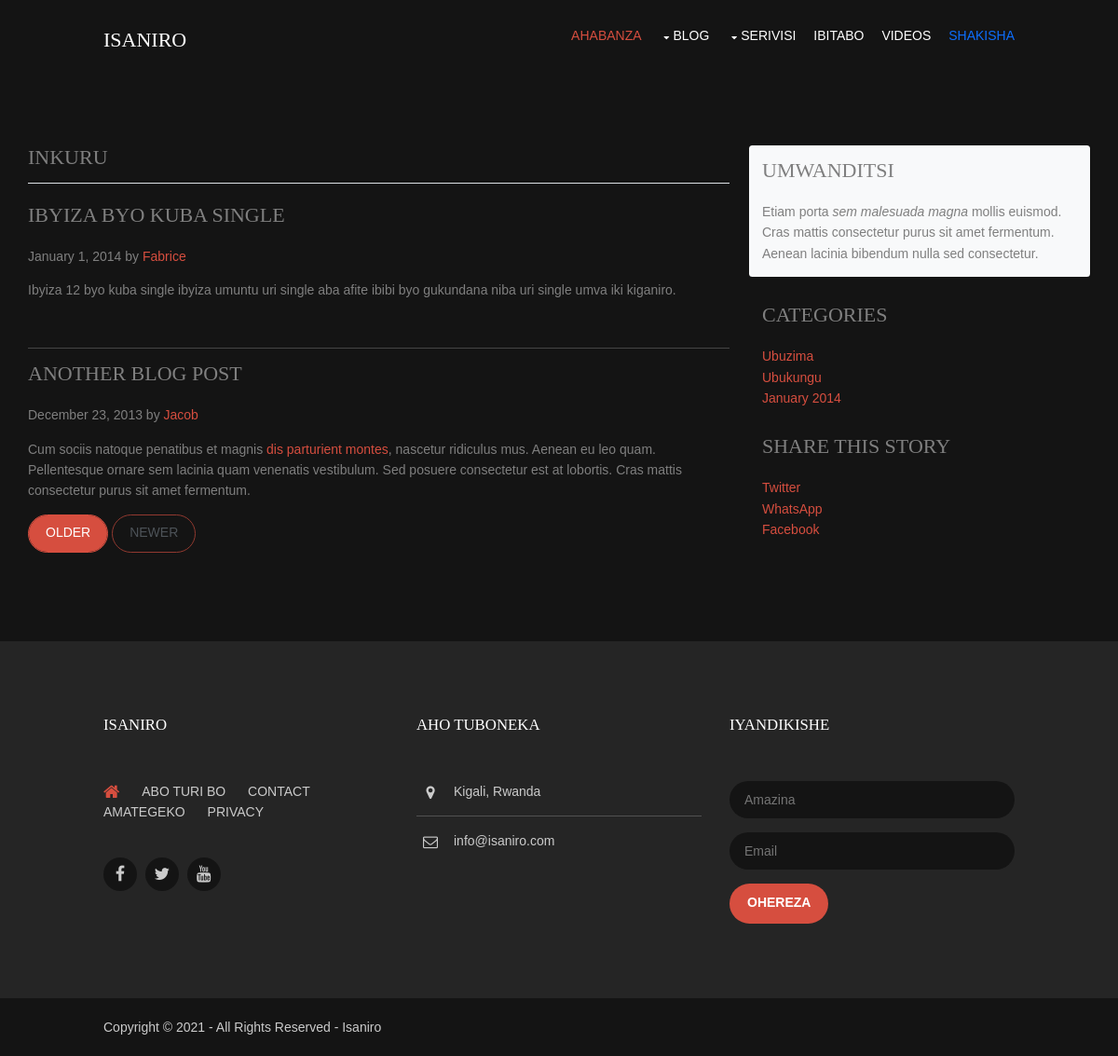
The page /blog/1/ibyiza-byo-kuba-single/ on the database its author committed.
### blog/models.py (models this page shows, shortened)
class Post(models.Model):
    author = models.ForeignKey(
        User, blank=True, null=True, on_delete=models.SET_NULL, related_name='posts')
    title = models.CharField(max_length=255, blank=False, null=False)
    slug = AutoSlugField(_('slug'), populate_from='title',
                         unique=True, primary_key=False)
    category = models.ForeignKey(
        Category, blank=True, null=True, on_delete=models.SET_NULL, related_name='posts')
    content = RichTextUploadingField(_('content'), blank=True, null=True)
    summary = models.TextField(blank=True, null=True)
    published = models.BooleanField(default=False)
    created_on = models.DateTimeField(auto_now_add=True)
    modified = models.DateTimeField(auto_now=True)
    published_date = models.DateField(
        auto_now_add=False, blank=True, null=True)
    tags = models.ManyToManyField(
        Tag, blank=True, related_name="posts")
    thumbnail = models.ImageField(
        upload_to='blog', blank=True, null=True, default='/blog/default.jpg')
    visits = models.PositiveIntegerField(default=1)
    thumbnail_image = models.ImageField(
        upload_to='blog/thumnails', blank=True, null=True, default='/blog/default_thumb.jpg')

class Category(models.Model):
    title = models.CharField(max_length=255, blank=False)
    slug = AutoSlugField(populate_from='title',
                         unique=False, primary_key=False)
    def __str__(self):
        return self.title

### user/models.py (models this page shows, shortened)
class User(AbstractBaseUser, PermissionsMixin):
    email = models.EmailField(
        verbose_name=_('email address'), max_length=255, unique=True
    )
    first_name = models.CharField(_('first name'), max_length=30, blank=True)
    last_name = models.CharField(_('last name'), max_length=150, blank=True)
    is_active = models.BooleanField(
        _('active'),
        default=True,
        help_text=_(
            'Designates whether this user should be treated as active. '
            'Unselect this instead of deleting accounts.'
        ),
    )
    is_staff = models.BooleanField(
        _('staff status'),
        default=False,
        help_text=_(
            'Designates whether the user can log into this admin site.'
        ),
    )
    date_joined = models.DateTimeField(
        _('date joined'), default=timezone.now
    )
    objects = UserManager()
    USERNAME_FIELD = 'email'
    REQUIRED_FIELDS = ['first_name', 'last_name']
    class Meta:
        db_table = 'auth_user'
        verbose_name = _('user')
        verbose_name_plural = _('users')

### blog/views.py (the view, shortened to what this page needs)
# urls.py: path('<pk>/<title>/', views.post_view, name='blog-detail'),
def post_view(request, pk, title):
    post = get_object_or_404(Post, pk=pk)
    categories = Category.objects.all()
    tags = Tag.objects.all()
    posts = Post.objects.filter(published=True, category=post.category)
    context = {
        'form': CommentForm(),
        'post': post,
        'categories': categories,
        'tags': tags,
        'posts': posts
    }
    return render(request, 'pages/blog_details.html', context)

### blog/forms.py
class CommentForm(forms.ModelForm):
    class Meta:
        model = Comment
        fields = ['name', 'email', 'body']
        widgets = {
            'body': forms.Textarea()
        }

### templates/pages/blog_details.html
{% extends 'layout/base.html' %}
{% load static %}
{% load humanize%}
{% block content %}
<div>
  <main role="main" class="container clear">
    <div class="row">
      <div class="col-md-8 blog-main">
        <h3 class="pb-3 mb-4 font-italic border-bottom">
          {{post.category}}
        </h3>
        <div class="blog-post">
          <h2 class="blog-post-title">{{post.title|title}}</h2>
          <p class="blog-post-meta">January 1, 2014 by <a href="#">{{post.author.first_name}}</a></p>
          {{post.content|safe}}
        </div>
        <br>
        <hr>
        <div class="blog-post">
          <h2 class="blog-post-title">Another blog post</h2>
          <p class="blog-post-meta">December 23, 2013 by <a href="#">Jacob</a></p>
          <p>Cum sociis natoque penatibus et magnis <a href="#">dis parturient montes</a>, nascetur ridiculus mus.
            Aenean
            eu leo quam. Pellentesque ornare sem lacinia quam venenatis vestibulum. Sed posuere consectetur est at
            lobortis. Cras mattis consectetur purus sit amet fermentum.</p>
        </div>
        <nav class="blog-pagination">
          <a class="btn btn-outline-primary" href="#">Older</a>
          <a class="btn btn-outline-secondary disabled" href="#">Newer</a>
        </nav>
      </div>
      <aside class="col-md-4 blog-sidebar">
        <div class="p-3 mb-3 bg-light rounded">
          <h4 class="font-italic">Umwanditsi</h4>
          <p class="mb-0">Etiam porta <em>sem malesuada magna</em> mollis euismod. Cras mattis consectetur purus sit
            amet
            fermentum. Aenean lacinia bibendum nulla sed consectetur.</p>
        </div>
        <div class="p-3">
          <h4 class="font-italic">Categories</h4>
          <ol class="list-unstyled mb-0">
            <li><a href="#">Ubuzima</a></li>
            <li><a href="#">Ubukungu</a></li>
            <li><a href="#">January 2014</a></li>
          </ol>
        </div>
        <div class="p-3">
          <h4 class="font-italic">Share this story</h4>
          <ol class="list-unstyled">
            <li><a href="#">Twitter</a></li>
            <li><a href="#">WhatsApp</a></li>
            <li><a href="#">Facebook</a></li>
          </ol>
        </div>
      </aside>
    </div>
  </main>
  {% endblock content %}

### static/styles/layout.css (style rules this page uses)
.container { padding: 80px 0; }
*, *::before, *::after { transition: all .3s ease-in-out; }
body { color: #7F7F7F; background-color: #141414; }
a { color: #D64E3F; }
hr, .borderedbox { border-color: #D7D7D7; }
.btn, .btn.inverse:hover, a .icon.fa, a.inverse:hover .icon.fa { color: #FFFFFF; background-color: #D64E3F; border-color: #D64E3F; }

### static/styles/framework.css (style rules this page uses)
html { overflow-y:scroll; overflow-x:hidden; }
html, body { margin:0; padding:0; font-size:14px; line-height:1.6em; }
*, *::before, *::after { box-sizing:border-box; }
.circle, .btn, .icon.fa, #backtotop { border-radius:50%; background-clip:padding-box; }
.btn { display:inline-block; padding:8px 18px 10px; text-transform:uppercase; border:1px solid; border-radius:22px; }
.clear, .group { display:block; }
.clear::before, .clear::after, .group::before, .group::after { display:table; content:""; }
.clear, .clear::after, .group, .group::after { clear:both; }
a { outline:none; text-decoration:none; }
body, input, textarea, select { font-family:Verdana, Geneva, sans-serif; }
h1, h2, h3, h4, h5, h6, .heading { font-family:Georgia, "Times New Roman", Times, serif; }
h1, h2, h3, h4, h5, h6, .heading { margin:0 0 20px 0; font-size:22px; line-height:normal; font-weight:normal; text-transform:uppercase; }
hr { display:block; width:100%; height:1px; border:solid; border-width:1px 0 0 0; }
address, article, aside, figcaption, figure, footer, header, main, nav, section { display:block; margin:0; padding:0; }

### rows shown on the page
Post: category "INKURU", title "IBYIZA BYO KUBA SINGLE", author.first_name "Fabrice", content "Ibyiza 12 byo kuba single ibyiza umuntu uri single aba afite ibibi byo gukundana niba uri single umva iki kiganiro."
